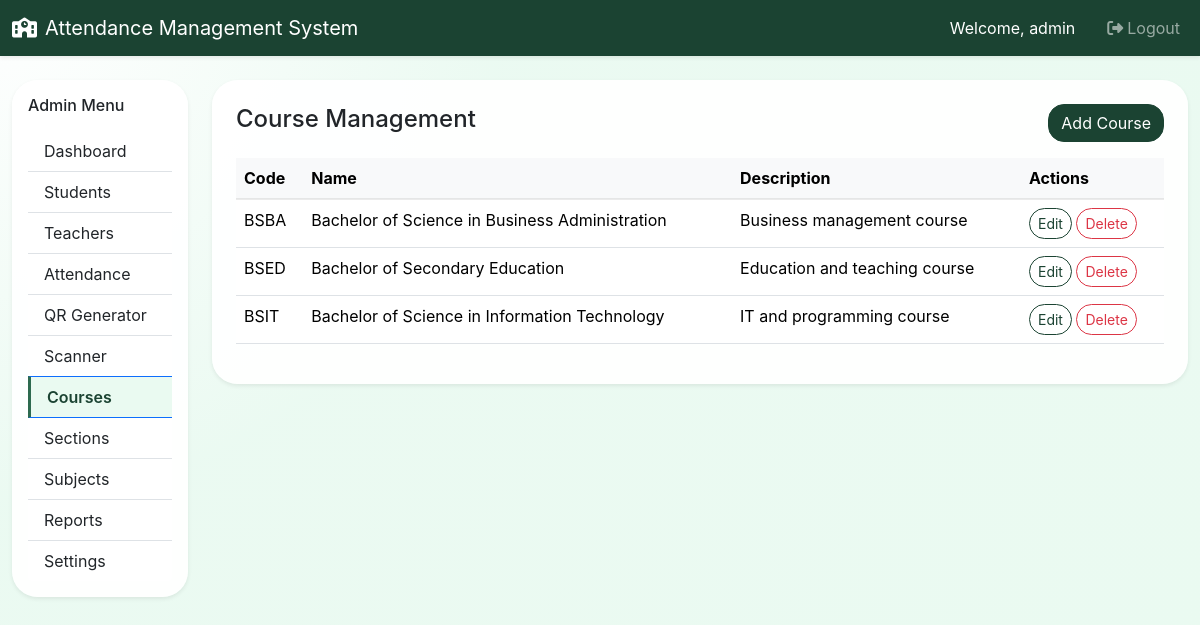
The page /admin/courses.php (signed in) on the database its author committed.
### tables this page shows
CREATE TABLE `courses` (
  `id` int(11) NOT NULL,
  `code` varchar(30) NOT NULL,
  `name` varchar(150) NOT NULL,
  `description` text DEFAULT NULL,
  `created_at` datetime NOT NULL DEFAULT current_timestamp()
);

### admin/courses.php (the view, shortened to what this page needs)
<?php
require_once __DIR__ . '/../includes/functions.php';
$courses = $mysqli->query('SELECT * FROM courses ORDER BY code');
require_once __DIR__ . '/../includes/header.php';
require_once __DIR__ . '/../includes/admin_nav.php';
?>
<div class="card rounded-4 shadow-sm p-4">
    <div class="d-flex justify-content-between align-items-center mb-3">
        <h4>Course Management</h4>
        <button class="btn btn-primary" data-bs-toggle="modal" data-bs-target="#courseModal">Add Course</button>
    </div>
    <div class="table-responsive">
        <table class="table table-hover" id="coursesTable">
            <thead class="table-light">
                <tr><th>Code</th><th>Name</th><th>Description</th><th>Actions</th></tr>
            </thead>
            <tbody>
                <?php while ($row = $courses->fetch_assoc()): ?>
                    <tr>
                        <td><?php echo htmlspecialchars($row['code']); ?></td>
                        <td><?php echo htmlspecialchars($row['name']); ?></td>
                        <td><?php echo htmlspecialchars($row['description']); ?></td>
                        <td>
                            <button class="btn btn-sm btn-outline-primary btn-edit-course" data-data='<?php echo json_encode($row); ?>'>Edit</button>
                            <form method="post" class="d-inline-block" onsubmit="return confirm('Delete this course?');">
                                <button class="btn btn-sm btn-outline-danger">Delete</button>
                            </form>
                        </td>
                    </tr>
                <?php endwhile; ?>
            </tbody>
        </table>
    </div>
</div>
</div>
</div>
<?php require_once __DIR__ . '/../includes/footer.php'; ?>

### assets/css/theme-tokens.css (style rules this page uses)
:root { --lp-dark-green: #1b4332; --lp-mid-green: #2d6a4f; --lp-soft-green: #74c69d; --lp-pale-green: #eafaf1; --lp-deep-green: #004D3A; }

### assets/css/style.css (style rules this page uses)
body { background: radial-gradient(circle at top left, rgba(255,255,255,0.95), rgba(234,250,241,0.95) 35%, #eafaf1 100%); min-height: 100vh; color: #222; font-family: 'Inter', sans-serif; background-attachment: fixed; }
.card { border: none; background: rgba(255,255,255,0.92); box-shadow: 0 24px 60px rgba(15, 36, 79, 0.08); }
.btn, .form-control, .form-select { border-radius: 1rem; }
.card.rounded-4 { border-radius: 1.6rem !important; }
.table thead th { border-bottom: 2px solid rgba(0,0,0,.08); }

### assets/css/dashboard-theme.css (style rules this page uses)
.btn-primary { --bs-btn-bg: var(--lp-dark-green); --bs-btn-border-color: var(--lp-dark-green); --bs-btn-hover-bg: var(--lp-mid-green); --bs-btn-hover-border-color: var(--lp-mid-green); --bs-btn-active-bg: var(--lp-deep-green); --bs-btn-active-border-color: var(--lp-deep-green); }
.btn-outline-primary { --bs-btn-color: var(--lp-dark-green); --bs-btn-border-color: var(--lp-dark-green); --bs-btn-hover-bg: var(--lp-dark-green); --bs-btn-hover-border-color: var(--lp-dark-green); --bs-btn-active-bg: var(--lp-dark-green); --bs-btn-active-border-color: var(--lp-dark-green); }

### assets/css/student-portal.css (style rules this page uses)
:root { --sp-accent-green: #2fbf71; --sp-sidebar-width: 250px; }

### rows shown on the page
courses: code "BSBA", name "Bachelor of Science in Business Administration", description "Business management course"
courses: code "BSED", name "Bachelor of Secondary Education", description "Education and teaching course"
courses: code "BSIT", name "Bachelor of Science in Information Technology", description "IT and programming course"

### other values the page prints
$schoolName "Attendance Management System"
$user['username'] "admin"
